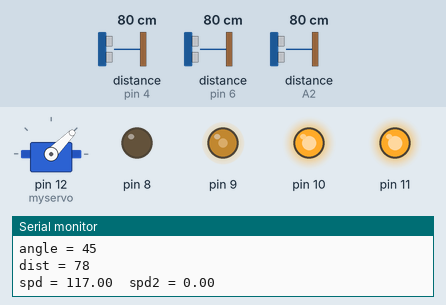
This sketch was run on a simulated Arduino Uno, built with avr-gcc and run on an emulated ATmega328P. On the bench: servo, output pins drawn as LEDs (lit = HIGH), the last lines printed to the serial monitor. Wiring (inferred from the names in the program): 3 × ultrasonic range finder: trigger pin 5, echo pin 4 / trigger pin 7, echo pin 6 / trigger A3, echo A2. The inputs (shaded band) are chosen by the test bench; at power-on: distance to the obstacle (sensors on pin 4, pin 6, A2) 80 cm. The echo pulse lasts 58.3 µs per cm; pins used as bus, display or sensor lines are not drawn.

Above: at 1.2 s.
1.3 s: distance to the obstacle (sensor on pin 4) set to 9 cm
2.8 s: distance to the obstacle (sensor on pin 4) set to 6 cm
At 3.5 s:
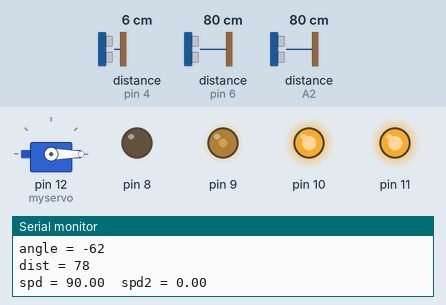
4.6 s: distance to the obstacle (sensor on pin 6) set to 9 cm
6.1 s: distance to the obstacle (sensor on pin 6) set to 6 cm
At 6.7 s:
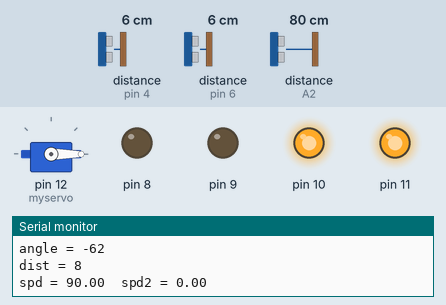
7.7 s: distance to the obstacle (sensor on A2) set to 9 cm
10.8 s: distance to the obstacle (sensor on A2) set to 6 cm
At 14.0 s:
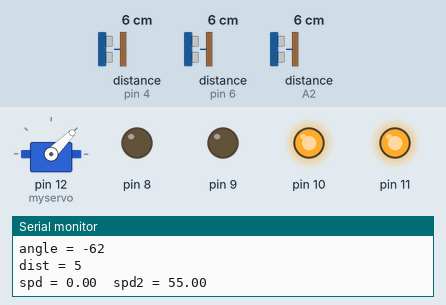
Timing chart, 0 to 14.9 s (numbered marks = the images above; inputs shaded):
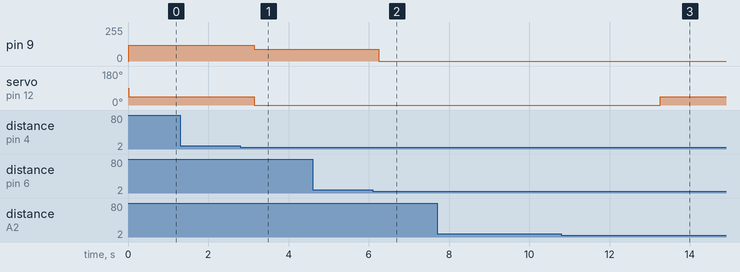

The sketch:

servo_test.ino
```cpp
#include <Servo.h>
Servo myservo;
int rgtecho = A2;        //오른쪽 초음파센서
int rgttrig = A3;
int lftecho = 4;        //왼쪽 초음파센서
int lfttrig = 5;
int mtecho = 6;         //정면 초음파센서
int mttrig = 7;
int p = 0;       //서보모터 각도
float spd = 0;   //전진 모터 속도
float spd2 = 0;  //후진 모터 속도
int rasp = 0;    //라즈베리 주행
int raspr = 0;

void setup() {
  Serial.begin(9600);
  pinMode(rgttrig, OUTPUT);
  pinMode(rgtecho, INPUT);
  pinMode(lfttrig, OUTPUT);
  pinMode(lftecho, INPUT);
  pinMode(mttrig, OUTPUT);
  pinMode(mtecho, INPUT);
  pinMode(8, OUTPUT);      //우회전 세기를 pwm 방식으로 제어
  pinMode(9, OUTPUT);      //좌회전 세기르 pwm 방식으로 제어
  pinMode(10, OUTPUT);      //HIGH 주면 좌회전 가능
  pinMode(11, OUTPUT);      //HIGH 주면 우회전 가능
  digitalWrite(10, HIGH);
  digitalWrite(11, HIGH);
  myservo.attach(12);
}

void loop() {
  digitalWrite(rgttrig, HIGH);                   //오른쪽 초음파센서 거리
  delayMicroseconds(10);
  digitalWrite(rgttrig, LOW);
  int rdist = pulseIn(rgtecho, HIGH)*17/1000;
  digitalWrite(lfttrig, HIGH);                  //왼쪽 초음파센서
  delayMicroseconds(10);
  digitalWrite(lfttrig, LOW);
  int ldist = pulseIn(lftecho, HIGH)*17/1000;
  digitalWrite(mttrig, HIGH);                   //정면 초음파센서
  delayMicroseconds(10);
  digitalWrite(mttrig, LOW);
  int dist = pulseIn(mtecho, HIGH)*17/1000;

  while(Serial.available() > 0){
    raspr = Serial.read();                    //라즈베리파이에서 읽어오는 값
  }
  rasp = raspr - 57;
  p = rasp;
  myservo.write(p);                             //라즈베리파이에서 읽어온 값을 서보모터로

  if(rdist < 7){      // 오른쪽 장애물이 7cm이내로 오면 서보모터 오른쪽 이동 (각도 정면 기준 3도)
    p += 5;
    spd = 90;
    spd2 = 0;
    myservo.write(p);
    analogWrite(8, spd2);
    analogWrite(9, spd);      //모터 속도 90rpm
  }
  if(ldist < 7){      // 왼쪽 장애물이 7cm이내로 오면 서보모터 왼쪽 이동   (각도 정면 기준 -5도)
    p -= 5;
    spd = 90;
    spd2 = 0;
    myservo.write(p);
    analogWrite(8, spd2);
    analogWrite(9, spd);   //모터 속도 90rpm
  }
  if((ldist < 7) && (rdist < 7)){      // 양쪽이 모두 7cm 이내일 때
    if(ldist < rdist){                   // 왼쪽이 오른쪽보다 더 가까이 있으면 서보모터 왼쪽으로 이동   (각도 정면 기준 -5도)
      p = 40;
      spd = 55;
      spd2 = 0;
      myservo.write(p);
      analogWrite(8, spd2);
      analogWrite(9, spd);       //모터 속도 55rpm
    }
    if(rdist < ldist){                  // 오른쪽이 왼쪽보다 더 가까이 있으면 서보모터 오른쪽으로 이동    (각도 정면 기준 5도)
      p = 50;
      spd = 55;
      spd2 = 0;
      myservo.write(p);
      analogWrite(8, spd2);
      analogWrite(9, spd);        //모터 속도 55rpm
    }
  }
  if(((ldist >= 7) && (rdist >= 7)) || (ldist == rdist)){           // 장애물이 양쪽 7cm 이상 있거나 양쪽 거리 같으면 앞만보고 이동
    p = 45;
    spd = 117;
    spd2 = 0;
    myservo.write(p);
    analogWrite(8, spd2);
    analogWrite(9, spd);    //모터 속도 117rpm
  }
  if(dist < 7){       //정면에 7cm 이내에 장애물
    spd = 0;
    spd2 = 0;
    analogWrite(9, spd);        //모터 정지
    analogWrite(8, spd2);
    delay(3000);               // 3초 딜레이
    spd2 = 55;
    analogWrite(8, spd2);     // 후진 55rpm
  }
  Serial.print("left = ");      //시리얼모니터에 보이게 함
  Serial.print(ldist);
  Serial.print("  right = ");
  Serial.println(rdist);
  Serial.print("angle = ");
  Serial.println(p);
  Serial.print("dist = ");
  Serial.println(dist);
  Serial.print("spd = ");
  Serial.print(spd);
  Serial.print("  spd2 = ");
  Serial.println(spd2);
  Serial.print("\n");
  delay(500);
}
```

Measured:
- the behaviour switches between 8 and 7 cm on distance to the obstacle (sensor on pin 4) (found by bisection; images 0 and 1)
- the behaviour switches between 8 and 7 cm on distance to the obstacle (sensor on pin 6) (found by bisection; images 1 and 2)
- the behaviour switches between 8 and 7 cm on distance to the obstacle (sensor on A2) (found by bisection; images 2 and 3)
- after the input at 2.8 s, pin 9: 117/255 → 90/255 after 0.35 s; servo on pin 12 (myservo): 45° → 0° after 0.35 s
- after the input at 6.1 s, pin 9: 90/255 → 0/255 after 0.15 s
- after the input at 10.8 s, servo on pin 12 (myservo): 0° → 45° after 2.5 s
